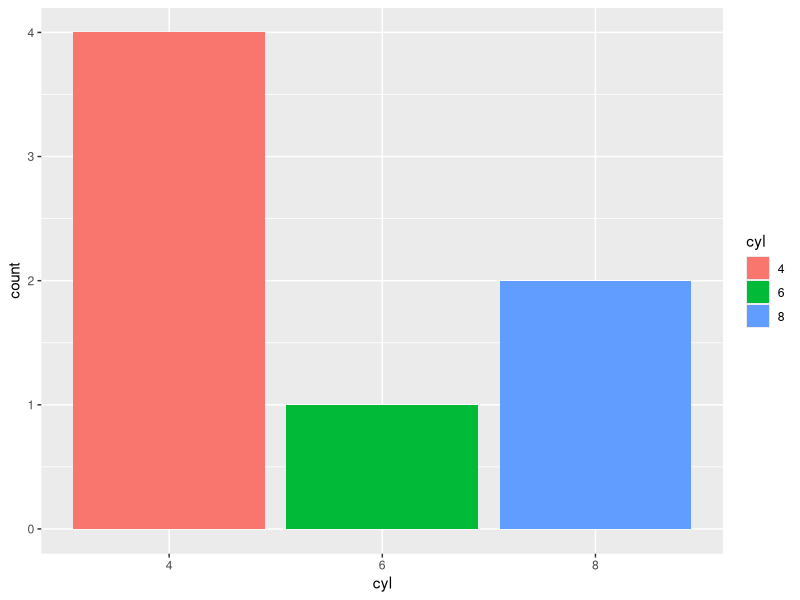
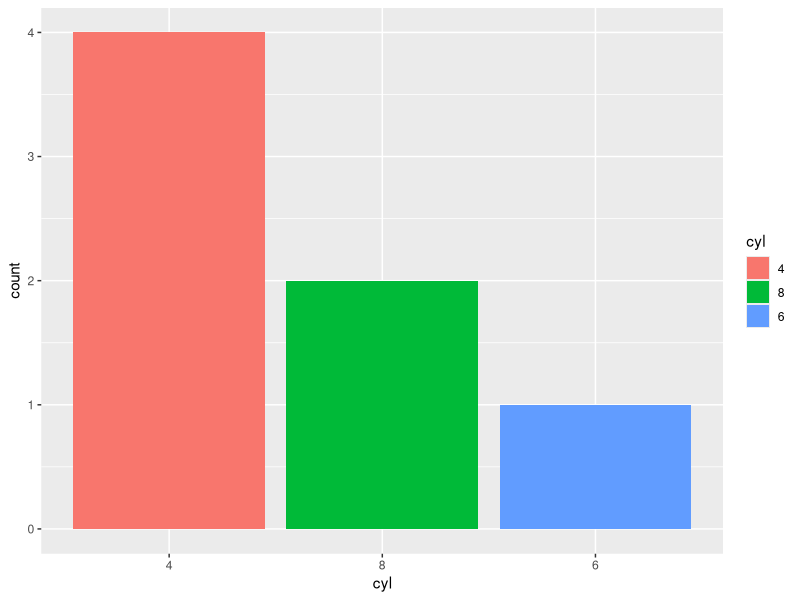
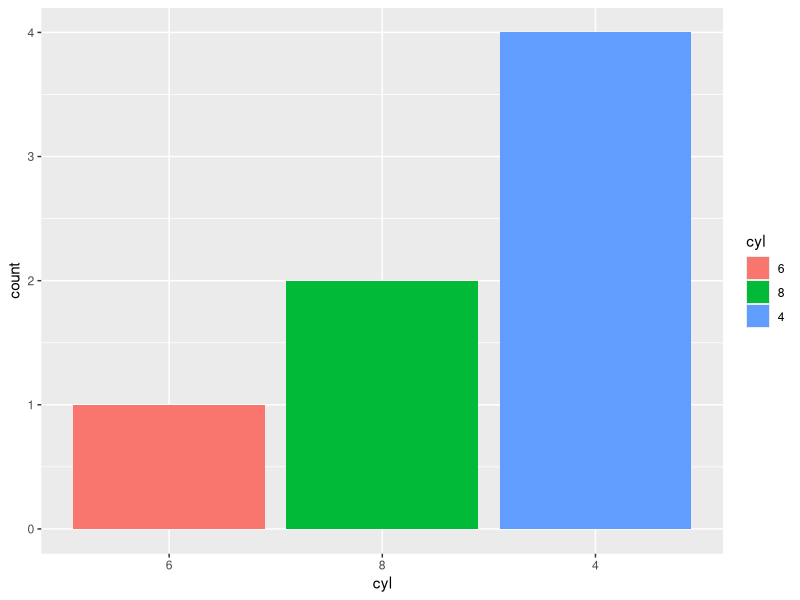
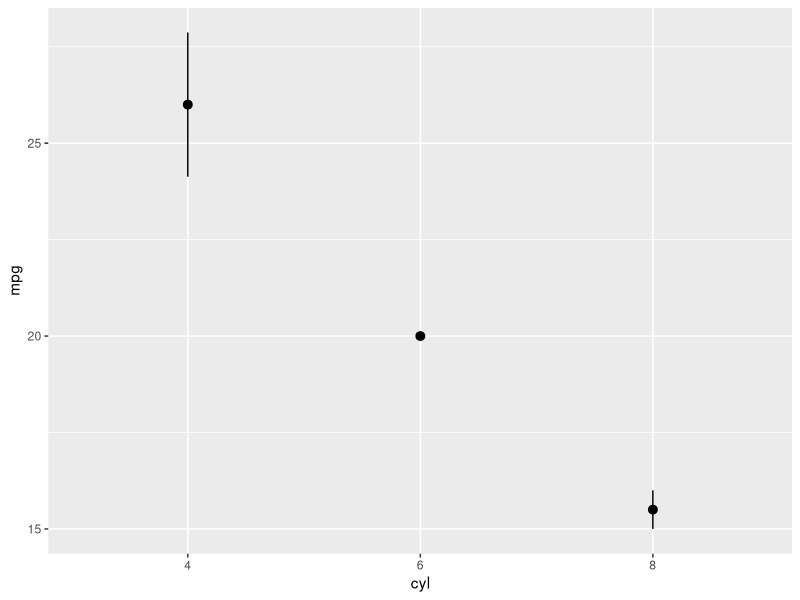
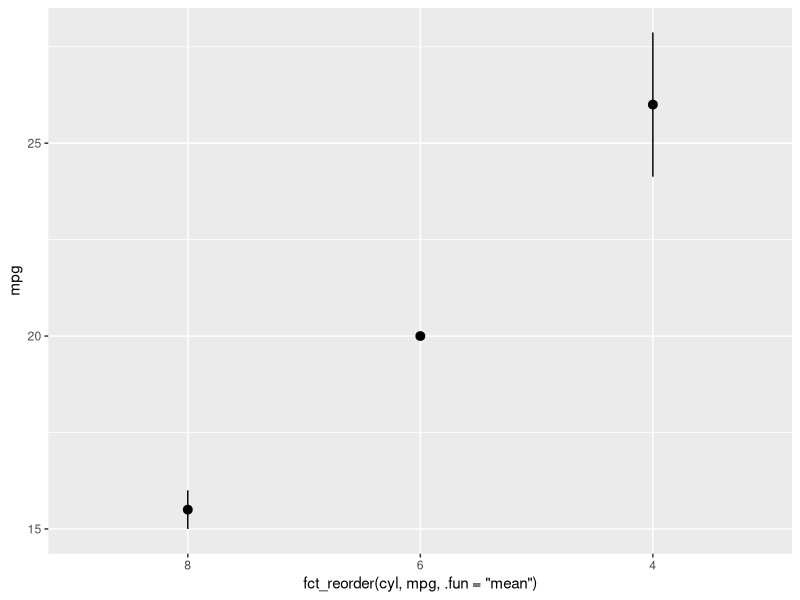

Recreate these plots in R, in order.
## ---- chunk 1
knitr::opts_chunk$set(strip.white = TRUE)
## ---- chunk 2
library(tidyverse) # Load tidyverse packages
## ---- chunk 3
library(kableExtra)
library(knitr)
library(palmerpenguins)
## ---- chunk 4
mtcars2 = rownames_to_column(mtcars, "model") %>% # Create example df
  slice(26:32) %>%
  select(-c(qsec, vs, am, carb, drat)) %>%
  mutate(mpg = round(mpg),
         wt = round(wt, 2),
         disp = round(disp))
## ---- chunk 5
arrangeTemp = mtcars2 %>%
  #slice(26:32) %>%
  mutate(ID = 1:nrow(.)) %>%
  arrange(wt) %>%
  mutate(colcol = RColorBrewer::brewer.pal(nrow(.), "Reds")) %>%
  arrange(ID) #%>%

arrTable1 = arrangeTemp %>%
  kbl() %>%
  kable_paper(full_width = F) %>%
  #  column_spec(2, color = spec_color(mtcars$mpg[1:6])) %>%
  column_spec(1:ncol(arrangeTemp), color = "white") %>%
  column_spec(6, color = "white",
              background = arrangeTemp$colcol) %>%
   kable_styling(bootstrap_options = c("striped", "hover", "condensed", "responsive")) %>%
    row_spec(0, bold = T, underline = T, color = "white", align = "c") %>%
    #remove_column(c(2:5, 7:ncol(arrangeTemp)))
  remove_column(c(8:ncol(arrangeTemp)))

arrangeTemp2 = mtcars2 %>%
  #slice(26:32) %>%
  arrange(wt) %>%
  mutate(colcol = RColorBrewer::brewer.pal(nrow(.), "Reds"))

arrTable2 = arrangeTemp2 %>%
  kbl() %>%
  kable_paper(full_width = F) %>%
#  column_spec(2, color = spec_color(mtcars$mpg[1:6])) %>%
  column_spec(1:ncol(arrangeTemp2), color = "white") %>%
  column_spec(6, color = "white",
              background = arrangeTemp2$colcol) %>%
  row_spec(0, bold = T, underline = T, color = "white", align = "c") %>%
   kable_styling(bootstrap_options = c("striped", "hover", "condensed", "responsive")) %>%
    #remove_column(c(2:5, 7:ncol(arrangeTemp2)))
  remove_column(c(8:ncol(arrangeTemp2)))

tempTable3 <- data.frame(
  test = c("","","","")
) %>%
  kbl(booktabs = T) %>%
  kable_paper(full_width = F) %>%
  column_spec(1, image = spec_image(
    c("figures/blank.png", "figures/blank.png", 
      "figures/blank.png", "figures/arrow.png"), 200, 100)) %>%
  row_spec(0, font_size = 0)

kables(list(arrTable1, tempTable3, arrTable2))
## ---- chunk 6
mtcars2 %>%
  rename("weight" = "wt", "horse_power" = "hp",
         "cylinders" = "cyl", "displacement" = "disp") %>%
  head()
## ---- chunk 7
mtcars2 %>%
  head()
## ---- chunk 8
Temp = mtcars2 #%>%
  #slice(26:32) #%>%
  #select(1:6)

tempTable1 = Temp %>%
  kbl() %>%
  kable_paper(full_width = F) %>%
  column_spec(1:ncol(Temp), color = "white") %>%
  column_spec(6, color = "white",
              background = "lightgreen") %>%
   kable_styling(bootstrap_options = c("striped", "hover", "condensed", "responsive")) %>%
    row_spec(0, bold = T, underline = T, color = "white", align = "c") #%>%
    #remove_column(c(2:6, 8:13))

Temp2 = mtcars2 %>%
  #slice(26:32) %>%
  #select(1:6) %>%
  relocate(wt, .after = model)

tempTable2 = Temp2 %>%
  kbl() %>%
  kable_paper(full_width = F) %>%
#  column_spec(2, color = spec_color(mtcars$mpg[1:6])) %>%
  column_spec(1:ncol(Temp2), color = "white") %>%
  column_spec(2, color = "white",
              background = "lightgreen") %>%
  row_spec(0, bold = T, underline = T, color = "white", align = "c") %>%
   kable_styling(bootstrap_options = c("striped", "hover", "condensed", "responsive"))

kables(list(tempTable1, tempTable3, tempTable2))
## ---- chunk 9
Temp = mtcars2 #%>%
  #slice(26:32) #%>%
  #select(1:6)

tempTable1 = Temp %>%
  kbl() %>%
  kable_paper(full_width = F) %>%
  column_spec(1:ncol(Temp), color = "white") %>%
  column_spec(c(4,6), color = "white",
              background = "lightgreen") %>%
   kable_styling(bootstrap_options = c("striped", "hover", "condensed", "responsive")) %>%
    row_spec(0, bold = T, underline = T, color = "white", align = "c") #%>%
    #remove_column(c(2:6, 8:13))

Temp2 = mtcars2 %>%
  #slice(26:32) %>%
  #select(1:6) %>%
  relocate(c(disp, wt), .after = model)

tempTable2 = Temp2 %>%
  kbl() %>%
  kable_paper(full_width = F) %>%
#  column_spec(2, color = spec_color(mtcars$mpg[1:6])) %>%
  column_spec(1:ncol(Temp2), color = "white") %>%
  column_spec(c(2,3), color = "white",
              background = "lightgreen") %>%
  row_spec(0, bold = T, underline = T, color = "white", align = "c") %>%
   kable_styling(bootstrap_options = c("striped", "hover", "condensed", "responsive"))

kables(list(tempTable1, tempTable3, tempTable2))
## ---- chunk 10
Temp = mtcars2 #%>%
  #slice(26:32)

tempTable1 = Temp %>%
  kbl() %>%
  kable_paper(full_width = F) %>%
  column_spec(1:ncol(Temp), color = "white") %>%
  column_spec(c(3,7), color = "white",
              background = "blueviolet") %>%
   kable_styling(bootstrap_options = c("striped", "hover", "condensed", "responsive")) %>%
    row_spec(0, bold = T, underline = T, color = "white", align = "c")

Temp2 = mtcars2 %>%
  #slice(26:32) %>%
  select(c(cyl, gear))

tempTable2 = Temp2 %>%
  kbl() %>%
  kable_paper(full_width = F) %>%
  column_spec(1:ncol(Temp2), color = "white") %>%
  column_spec(c(1,2), color = "white",
              background = "blueviolet") %>%
  row_spec(0, bold = T, underline = T, color = "white", align = "c") %>%
   kable_styling(bootstrap_options = c("striped", "hover", "condensed", "responsive"))

kables(list(tempTable1, tempTable3, tempTable2))
## ---- chunk 11
Temp = mtcars2 #%>%
  #slice(26:32)

tempTable1 = Temp %>%
  kbl() %>%
  kable_paper(full_width = F) %>%
  column_spec(1:ncol(Temp), color = "white") %>%
  column_spec(c(3:5), color = "white",
              background = "blueviolet") %>%
   kable_styling(bootstrap_options = c("striped", "hover", "condensed", "responsive")) %>%
    row_spec(0, bold = T, underline = T, color = "white", align = "c")

Temp2 = mtcars2 %>%
  #slice(26:32) %>%
  select(c(cyl:hp))

tempTable2 = Temp2 %>%
  kbl() %>%
  kable_paper(full_width = F) %>%
  column_spec(1:ncol(Temp2), color = "white") %>%
  column_spec(c(1:3), color = "white",
              background = "blueviolet") %>%
  row_spec(0, bold = T, underline = T, color = "white", align = "c") %>%
   kable_styling(bootstrap_options = c("striped", "hover", "condensed", "responsive"))

kables(list(tempTable1, tempTable3, tempTable2))
## ---- chunk 12
Temp = mtcars2 #%>%
  #slice(26:32)

tempTable1 = Temp %>%
  kbl() %>%
  kable_paper(full_width = F) %>%
  column_spec(1:ncol(Temp), color = "white") %>%
  column_spec(c(3,7), color = "white",
              background = "blueviolet") %>%
   kable_styling(bootstrap_options = c("striped", "hover", "condensed", "responsive")) %>%
    row_spec(0, bold = T, underline = T, color = "white", align = "c")

Temp2 = mtcars2 %>%
  #slice(26:32) %>%
  select(!c(cyl, gear))

tempTable2 = Temp2 %>%
  kbl() %>%
  kable_paper(full_width = F) %>%
  column_spec(1:ncol(Temp2), color = "white") %>%
  row_spec(0, bold = T, underline = T, color = "white", align = "c") %>%
   kable_styling(bootstrap_options = c("striped", "hover", "condensed", "responsive"))

kables(list(tempTable1, tempTable3, tempTable2))
## ---- chunk 13
mtcars2 %>%
  select(wt, everything())
## ---- chunk 14
Temp = mtcars2 #%>%
  #slice(26:32)

tempTable1 = Temp %>%
  kbl() %>%
  kable_paper(full_width = F) %>%
  column_spec(1:ncol(Temp), color = "white") %>%
  row_spec(c(1,7), background = "goldenrod") %>%
   kable_styling(bootstrap_options = c("striped", "hover", "condensed", "responsive")) %>%
    row_spec(0, bold = T, underline = T, color = "white", align = "c")

Temp2 = mtcars2 %>%
  #slice(26:32) %>%
  filter(gear == 4)

tempTable2 = Temp2 %>%
  kbl() %>%
  kable_paper(full_width = F) %>%
  column_spec(1:ncol(Temp2), color = "white") %>%
  row_spec(c(1,2), background = "goldenrod") %>%
  row_spec(0, bold = T, underline = T, color = "white", align = "c") %>%
   kable_styling(bootstrap_options = c("striped", "hover", "condensed", "responsive"))

kables(list(tempTable1, tempTable3, tempTable2))
## ---- chunk 15
Temp = mtcars2 #%>%
  #slice(26:32)

tempTable1 = Temp %>%
  kbl() %>%
  kable_paper(full_width = F) %>%
  column_spec(1:ncol(Temp), color = "white") %>%
  row_spec(c(4,6), background = "goldenrod") %>%
   kable_styling(bootstrap_options = c("striped", "hover", "condensed", "responsive")) %>%
    row_spec(0, bold = T, underline = T, color = "white", align = "c")

Temp2 = mtcars2 %>%
  #slice(26:32) %>%
  filter(disp >300)

tempTable2 = Temp2 %>%
  kbl() %>%
  kable_paper(full_width = F) %>%
  column_spec(1:ncol(Temp2), color = "white") %>%
  row_spec(c(1,2), background = "goldenrod") %>%
  row_spec(0, bold = T, underline = T, color = "white", align = "c") %>%
   kable_styling(bootstrap_options = c("striped", "hover", "condensed", "responsive"))

kables(list(tempTable1, tempTable3, tempTable2))
## ---- chunk 16
Temp = mtcars2 #%>%
  #slice(26:32)

tempTable1 = Temp %>%
  kbl() %>%
  kable_paper(full_width = F) %>%
  column_spec(1:ncol(Temp), color = "white") %>%
  row_spec(c(3), background = "goldenrod") %>%
   kable_styling(bootstrap_options = c("striped", "hover", "condensed", "responsive")) %>%
    row_spec(0, bold = T, underline = T, color = "white", align = "c")

Temp2 = mtcars2 %>%
  #slice(26:32) %>%
  filter(model == "Lotus Europa")

tempTable2 = Temp2 %>%
  kbl() %>%
  kable_paper(full_width = F) %>%
  column_spec(1:ncol(Temp2), color = "white") %>%
  row_spec(c(1), background = "goldenrod") %>%
  row_spec(0, bold = T, underline = T, color = "white", align = "c") %>%
   kable_styling(bootstrap_options = c("striped", "hover", "condensed", "responsive"))

kables(list(tempTable1, tempTable3, tempTable2))
## ---- chunk 17
Temp = mtcars2 #%>%
  #slice(26:32)

tempTable1 = Temp %>%
  kbl() %>%
  kable_paper(full_width = F) %>%
  column_spec(1:ncol(Temp), color = "white") %>%
  row_spec(c(1:2, 4:6), background = "goldenrod") %>%
   kable_styling(bootstrap_options = c("striped", "hover", "condensed", "responsive")) %>%
    row_spec(0, bold = T, underline = T, color = "white", align = "c")

Temp2 = mtcars2 %>%
  #slice(26:32) %>%
  filter(cyl != 4 | hp < 100)

tempTable2 = Temp2 %>%
  kbl() %>%
  kable_paper(full_width = F) %>%
  column_spec(1:ncol(Temp2), color = "white") %>%
  row_spec(c(1:nrow(Temp2)), background = "goldenrod") %>%
  row_spec(0, bold = T, underline = T, color = "white", align = "c") %>%
   kable_styling(bootstrap_options = c("striped", "hover", "condensed", "responsive"))

kables(list(tempTable1, tempTable3, tempTable2))
## ---- chunk 18
Temp = mtcars2 #%>%
  #slice(26:32)

tempTable1 = Temp %>%
  kbl() %>%
  kable_paper(full_width = F) %>%
  column_spec(1:ncol(Temp), color = "white") %>%
  row_spec(c(3,5,7), background = "goldenrod") %>%
   kable_styling(bootstrap_options = c("striped", "hover", "condensed", "responsive")) %>%
    row_spec(0, bold = T, underline = T, color = "white", align = "c")

Temp2 = mtcars2 %>%
  #slice(26:32) %>%
  filter(model %in% c("Lotus Europa", "Ferrari Dino", "Volvo 142E"))

tempTable2 = Temp2 %>%
  kbl() %>%
  kable_paper(full_width = F) %>%
  column_spec(1:ncol(Temp2), color = "white") %>%
  row_spec(c(1:3), background = "goldenrod") %>%
  row_spec(0, bold = T, underline = T, color = "white", align = "c") %>%
   kable_styling(bootstrap_options = c("striped", "hover", "condensed", "responsive"))

kables(list(tempTable1, tempTable3, tempTable2))
## ---- chunk 19
mtcars2 %>%
  filter(hp > 300 | model %in% c("Lotus Europa", "Ferrari Dino", "Volvo 142E"))
## ---- chunk 20
mtcars2 %>%
  filter(grepl("Porsche", model))
## ---- chunk 21
mtcars2 %>%
  pull(cyl)
## ---- chunk 22
mtcars2 %>% 
  select(cyl) %>% 
  mean()

mtcars2 %>%
  pull(cyl) %>%
  mean()
## ---- chunk 23
mtcars2 %>%
  pull(cyl) %>%
  pluck(4)
## ---- chunk 24
mtcars2 %>%
  pluck(3,4)
## ---- chunk 25
mtcars2 %>%
  pluck("model", 2)
## ---- chunk 26
mtcars2
mtcars2 %>%
  distinct(cyl)
## ---- chunk 27
mtcars2 %>%
  distinct(cyl, .keep_all = TRUE)
## ---- chunk 28
mtcars2 %>%
  pull(cyl) %>%
  n_distinct()
## ---- chunk 29
mtcars2 %>%
  mutate(wt_lbs = wt * 1000)
## ---- chunk 30
price_of_gas = 6.25

mtcars2 %>%
  mutate(cost_per_mile = price_of_gas / mpg,
         wt_lbs = wt * 1000)
## ---- chunk 31
mtcars2 %>%
  mutate(fuel_efficiency = case_when(
    mpg <= 19 ~ "Poor",
    mpg >= 20 & mpg <= 25 ~ "Average",
    TRUE ~ "Great"
  ))
## ---- chunk 32
mtcars2 %>%
  mutate(power = ifelse(hp >=200, "High", "Low"))
## ---- chunk 33
price_of_gas = 6.25

mtcars2 %>%
  mutate(cost_per_mile = price_of_gas / mpg, .after = "mpg")
## ---- chunk 34
4 + NA + 2
mean(c(4,5,3,NA))
## ---- chunk 35
c(4, 5, 3, NA) %>%
  na.omit() %>% 
  mean()

mean(c(4,5,3,NA), na.rm = TRUE)
## ---- chunk 36
ex_df = data.frame(A = c(NA, 1, 4), 
           B = c(1, NA, 4), 
           C = c(1,4,5))
ex_df

ex_df %>%
  na.omit()

ex_df %>%
  drop_na()

ex_df %>%
  drop_na(A)
## ---- chunk 37
mtcars2 %>%
  mutate(wt = wt * 1000)
## ---- chunk 38
mtcars2 %>%
  mutate(mpg = as.character(mpg),
         cyl = factor(cyl)) %>%
  glimpse()
## ---- chunk 39
data.frame(test = factor(c("0", "1")))
## ---- chunk 40
data.frame(test = factor(c("0", "1"))) %>% 
  mutate(test = as.numeric(test))
## ---- chunk 41
data.frame(test = factor(c("0", "1"))) %>% 
  mutate(test = as.character(test),
         test = as.numeric(test))
## ---- chunk 42
mtcars2 %>%
  mutate(cyl = factor(cyl)) %>%
  ggplot(aes(x = cyl, fill = cyl)) +
    geom_bar(position = "identity")
## ---- chunk 43
mtcars2 %>%
  mutate(cyl = factor(cyl) %>%
           fct_infreq()) %>%
  ggplot(aes(x = cyl, fill = cyl)) +
    geom_bar(position = "identity")
## ---- chunk 44
mtcars2 %>%
  mutate(cyl = factor(cyl) %>%
           fct_infreq() %>%
           fct_rev()) %>%
  ggplot(aes(x = cyl, fill = cyl)) +
    geom_bar(position = "identity")
## ---- chunk 45
mtcars2 %>%
  mutate(cyl = factor(cyl)) %>%
  ggplot(aes(y = mpg, x = cyl)) +
  stat_summary(fun.data = "mean_se", geom = "pointrange")
## ---- chunk 46
mtcars2 %>%
  mutate(cyl = factor(cyl)) %>%
  ggplot(aes(y = mpg, x = fct_reorder(cyl, mpg, .fun = "mean"))) +
  stat_summary(fun.data = "mean_se", geom = "pointrange")
